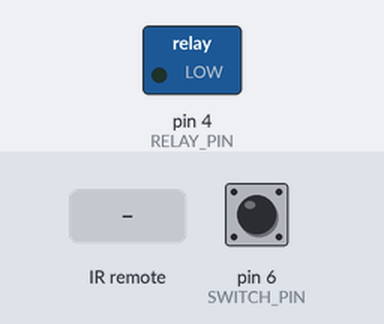
A sketch run on a simulated Arduino Uno, built with avr-gcc and run on an emulated ATmega328P. Shown: switched loads named in the sketch (green lamp = pin HIGH). The test bench sets the inputs (shaded band); at power-on: pin 6 (SWITCH_PIN) HIGH.

Above: at 1.2 s.
1.3 s: pin 6 (SWITCH_PIN) pulled LOW for 0.15 s
At 1.37 s:
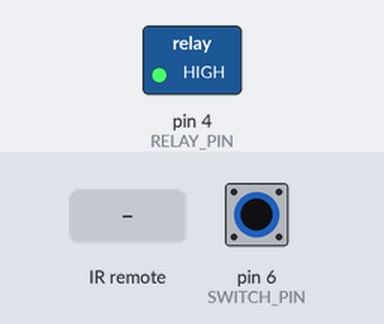
2.9 s: pin 6 (SWITCH_PIN) pulled LOW for 3.2 s
At 7.3 s:
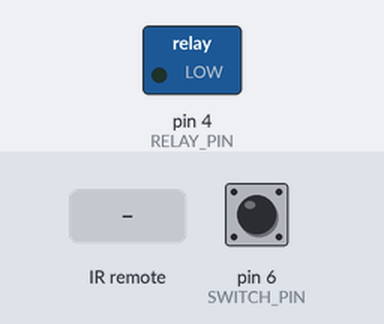
7.6 s: infrared code 0x54C received
At 8.6 s:
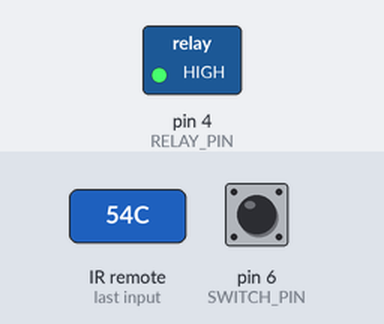
Timing chart, 0 to 10.6 s (numbered marks = the images above; inputs shaded):
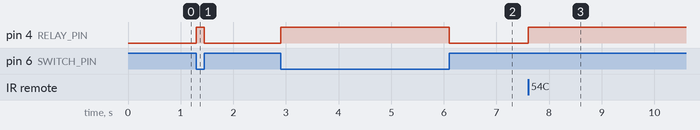

The sketch:

ir_control_mc220.ino
```cpp
#include <IRremote.h>
int RECV_PIN = PD2;
int RELAY_PIN = PD4;
int SWITCH_PIN = PD6;


IRrecv irrecv(RECV_PIN);

decode_results results;
unsigned long last = millis();
bool on = false;
bool switchLast = true;


void setup() {
  irrecv.enableIRIn(); // Start the receiver
  pinMode(RELAY_PIN,OUTPUT);
  pinMode(SWITCH_PIN, INPUT);
  switchLast = digitalRead(SWITCH_PIN);
  //Serial.begin(9600);
}


void loop() {
 if (irrecv.decode(&results))
 {
    if(results.value == 0x54C || results.value == 0xD4C || results.value == 0x44C || results.value == 0xC4C)
    {
       if (millis() - last > 250) {
         on = !on;
         digitalWrite(RELAY_PIN, on ? HIGH : LOW);
        // Serial.println(on);
      }
    }

    last = millis();
    irrecv.resume(); // Receive the next value
 }


 if(digitalRead(SWITCH_PIN) != switchLast)
 {
    switchLast = !switchLast;
    on = !on;
    digitalWrite(RELAY_PIN, on ? HIGH : LOW);
   // Serial.println(on);
 }

}
```

Measured:
- after the input at 1.3 s, pin 4 (RELAY_PIN): LOW → HIGH at once, → LOW 0.15 s later
- after the input at 2.9 s, pin 4 (RELAY_PIN): LOW → HIGH at once, → LOW 3.2 s later
- after the input at 7.6 s, pin 4 (RELAY_PIN): LOW → HIGH at once
